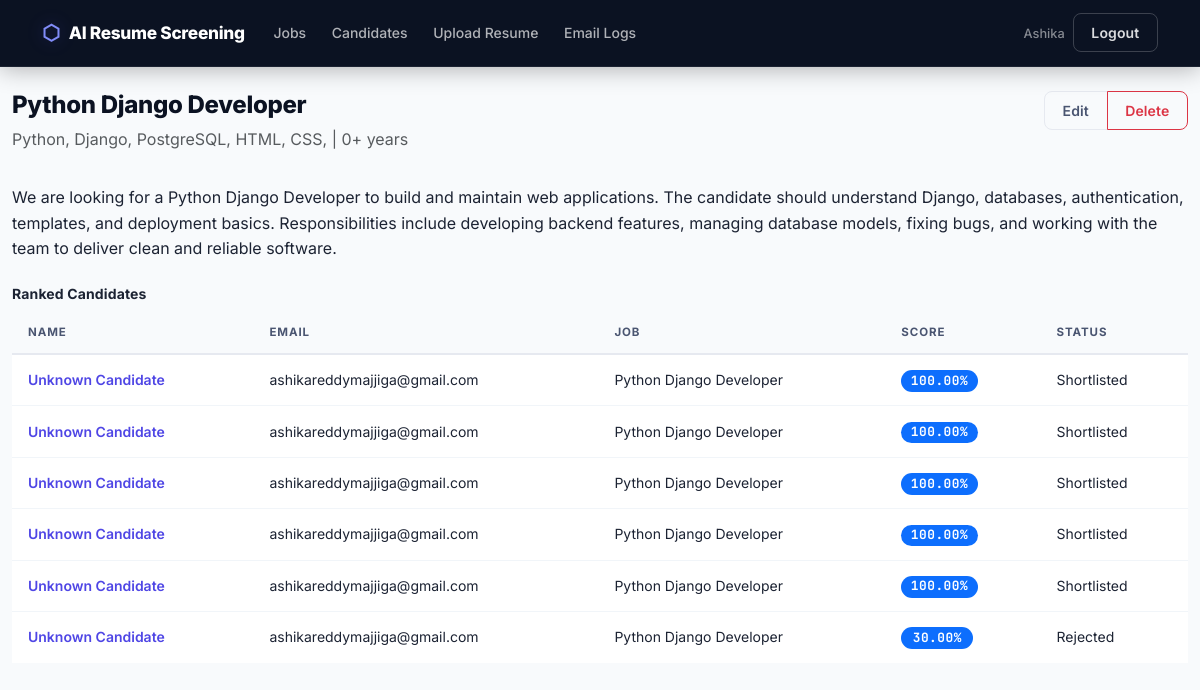
The page /jobs/1/ (signed in) on the database its author committed.
### accounts/models.py (models this page shows, shortened)
class User(AbstractUser):
    class Role(models.TextChoices):
        RECRUITER = "recruiter", "Recruiter"
        ADMIN = "admin", "Admin"
    role = models.CharField(max_length=20, choices=Role.choices, default=Role.RECRUITER)
    company_name = models.CharField(max_length=120, blank=True)

### recruiter/models.py (models this page shows, shortened)
class JobOpening(models.Model):
    recruiter = models.ForeignKey(settings.AUTH_USER_MODEL, on_delete=models.CASCADE, related_name="jobs")
    title = models.CharField(max_length=160)
    description = models.TextField()
    required_skills = models.TextField(help_text="Comma-separated skills such as Python, Django, SQL")
    minimum_experience = models.PositiveIntegerField(default=0, help_text="Minimum years of experience")
    shortlist_message = models.TextField(
        blank=True,
        help_text="Custom message for the shortlist email body. Leave blank to use the default message.",
    )
    is_active = models.BooleanField(default=True)
    created_at = models.DateTimeField(auto_now_add=True)
    updated_at = models.DateTimeField(auto_now=True)
    class Meta:
        ordering = ["-created_at"]

### resumes/models.py (models this page shows, shortened)
class Candidate(models.Model):
    class Status(models.TextChoices):
        REVIEW = "review", "Review"
        SHORTLISTED = "shortlisted", "Shortlisted"
        REJECTED = "rejected", "Rejected"
    job = models.ForeignKey(JobOpening, on_delete=models.CASCADE, related_name="candidates")
    resume = models.FileField(upload_to="resumes/%Y/%m/%d/")
    name = models.CharField(max_length=160, blank=True)
    email = models.EmailField(blank=True)
    skills = models.TextField(blank=True)
    experience_years = models.PositiveIntegerField(default=0)
    raw_text = models.TextField(blank=True)
    score = models.DecimalField(max_digits=5, decimal_places=2, default=0)
    status = models.CharField(max_length=20, choices=Status.choices, default=Status.REVIEW)
    uploaded_at = models.DateTimeField(auto_now_add=True)
    processed_at = models.DateTimeField(blank=True, null=True)
    class Meta:
        ordering = ["-score", "-uploaded_at"]
    def get_absolute_url(self):
        return reverse("resumes:candidate_detail", args=[self.pk])

### recruiter/views.py (the view)
# urls.py: path("<int:pk>/", views.job_detail, name="job_detail"),
@login_required
def job_detail(request, pk):
    job = get_object_or_404(JobOpening, pk=pk, recruiter=request.user)
    candidates = job.candidates.order_by("-score", "status")
    return render(request, "recruiter/job_detail.html", {"job": job, "candidates": candidates})

### templates/recruiter/job_detail.html (shortened to what this page needs)
{% extends "base.html" %}
{% block content %}
<div class="d-flex justify-content-between align-items-start mb-3">
    <div>
        <h1 class="h3">{{ job.title }}</h1>
        <p class="text-muted">{{ job.required_skills }} | {{ job.minimum_experience }}+ years</p>
    </div>
    <div class="btn-group">
        <a class="btn btn-outline-secondary" href="{% url 'recruiter:job_update' job.pk %}">Edit</a>
        <a class="btn btn-outline-danger" href="{% url 'recruiter:job_delete' job.pk %}">Delete</a>
    </div>
</div>
<p>{{ job.description }}</p>
<h2 class="h5 mt-4">Ranked Candidates</h2>
{% include "resumes/_candidate_table.html" with candidates=candidates %}
{% endblock %}

### templates/base.html (shortened to what this page needs)
{% load static %}
<!doctype html>
<html lang="en">
<head>
    <link href="https://cdn.jsdelivr.net/npm/bootstrap@5.3.3/dist/css/bootstrap.min.css" rel="stylesheet">
    <link href="{% static 'css/styles.css' %}" rel="stylesheet">
</head>
<body>
<nav class="navbar navbar-expand-lg navbar-dark">
    <div class="container">
        <a class="navbar-brand" href="{% url 'dashboard:home' %}">AI Resume Screening</a>
        <div class="collapse navbar-collapse" id="mainNav">
            <ul class="navbar-nav me-auto">
                {% if user.is_authenticated %}
                    <li class="nav-item"><a class="nav-link" href="{% url 'recruiter:job_list' %}">Jobs</a></li>
                    <li class="nav-item"><a class="nav-link" href="{% url 'resumes:candidate_list' %}">Candidates</a></li>
                    <li class="nav-item"><a class="nav-link" href="{% url 'resumes:resume_upload' %}">Upload Resume</a></li>
                    <li class="nav-item"><a class="nav-link" href="{% url 'resumes:email_log_list' %}">Email Logs</a></li>
                {% endif %}
            </ul>
            <ul class="navbar-nav align-items-center gap-2">
                {% if user.is_authenticated %}
                    <li class="nav-item">
                        <span class="navbar-text">{{ user.username }}</span>
                    </li>
                    <li class="nav-item">
                        <form method="post" action="{% url 'accounts:logout' %}">
                            <button class="btn btn-outline-light btn-sm">Logout</button>
                        </form>
                    </li>
                {% else %}
                    <li class="nav-item"><a class="nav-link" href="{% url 'accounts:login' %}">Login</a></li>
                    <li class="nav-item"><a class="btn btn-primary btn-sm" href="{% url 'accounts:register' %}">Register</a></li>
                {% endif %}
            </ul>
        </div>
    </div>
</nav>
<main class="container py-4">
    {% block content %}{% endblock %}
</main>
</body>
</html>

### templates/resumes/_candidate_table.html
<div class="table-responsive">
    <table class="table align-middle">
        <thead><tr><th>Name</th><th>Email</th><th>Job</th><th>Score</th><th>Status</th></tr></thead>
        <tbody>
        {% for candidate in candidates %}
            <tr>
                <td><a href="{{ candidate.get_absolute_url }}">{{ candidate.name|default:"Processing..." }}</a></td>
                <td>{{ candidate.email|default:"-" }}</td>
                <td>{{ candidate.job.title }}</td>
                <td><span class="badge text-bg-primary score-pill">{{ candidate.score }}%</span></td>
                <td>{{ candidate.get_status_display }}</td>
            </tr>
        {% empty %}
            <tr><td colspan="5" class="text-muted">No candidates found.</td></tr>
        {% endfor %}
        </tbody>
    </table>
</div>

### static/css/styles.css (style rules this page uses)
:root { --navy: #0b1222; --navy-mid: #161f38; --navy-soft: #232f54; --indigo: #4f46e5; --indigo-light:#818cf8; --indigo-glow: rgba(79, 70, 229, 0.35); --mint: #10b981; --mint-light: #34d399; --mint-glow: rgba(16, 185, 129, 0.3); --amber: #f59e0b; --rose: #f43f5e; --paper: #faf9f6; --white: #ffffff; --gray-50: #f8fafc; --gray-100: #f1f5f9; --gray-200: #e6e9f0; --gray-300: #cbd2e1; --gray-400: #94a3b8; --gray-600: #4a5571; --gray-800: #1c2333; --radius-sm: 8px; --radius-md: 14px; --radius-lg: 20px; --radius-xl: 28px; --shadow-sm: 0 1px 3px rgba(15,23,42,0.06), 0 1px 2px rgba(15,23,42,0.04); --shadow-md: 0 8px 24px rgba(15,23,42,0.10), 0 2px 8px rgba(15,23,42,0.05); --shadow-lg: 0 20px 50px rgba(15,23,42,0.16), 0 6px 16px rgba(15,23,42,0.08); --shadow-glow: 0 0 0 1px rgba(79,70,229,0.08), 0 12px 32px var(--indigo-glow); --ease: cubic-bezier(0.22, 1, 0.36, 1); }
*, *::before, *::after { box-sizing: border-box; }
html { scroll-behavior: smooth; }
body { font-family: 'Inter', system-ui, -apple-system, sans-serif; background: var(--gray-50); color: var(--gray-800); line-height: 1.6; min-height: 100vh; }
.navbar { background: var(--navy) !important; border-bottom: 1px solid rgba(255,255,255,0.07); padding: 0.7rem 0; position: sticky; top: 0; z-index: 1000; box-shadow: 0 2px 24px rgba(0,0,0,0.3); }
.navbar-brand { font-weight: 800; font-size: 1.08rem; letter-spacing: -0.3px; color: var(--white) !important; display: flex; align-items: center; gap: 0.55rem; }
.navbar-brand::before { content: "⬡"; color: var(--indigo-light); font-size: 1.3rem; filter: drop-shadow(0 0 8px var(--indigo-glow)); }
.navbar .nav-link { color: rgba(255,255,255,0.68) !important; font-weight: 500; font-size: 0.875rem; padding: 0.45rem 0.8rem !important; border-radius: var(--radius-sm); transition: all 0.18s var(--ease); position: relative; }
.navbar-text { color: rgba(255,255,255,0.5) !important; font-size: 0.8rem; font-weight: 500; }
.btn-outline-light { border-color: rgba(255,255,255,0.2) !important; color: rgba(255,255,255,0.85) !important; font-size: 0.8rem; padding: 0.32rem 0.85rem; border-radius: var(--radius-sm); transition: all 0.18s var(--ease); }
main.container { padding-top: 2rem; padding-bottom: 3rem; max-width: 1200px; }
.badge { font-weight: 600; font-size: 0.7rem; letter-spacing: 0.04em; padding: 0.35em 0.75em; border-radius: 999px; transition: transform 0.15s var(--ease); }
.btn { font-weight: 600; font-size: 0.875rem; border-radius: var(--radius-sm); padding: 0.5rem 1.1rem; transition: all 0.2s var(--ease); letter-spacing: 0.01em; }
.btn-outline-secondary { border-color: var(--gray-200); color: var(--gray-600); }
.table { font-size: 0.875rem; }
.table thead th { font-weight: 700; font-size: 0.72rem; text-transform: uppercase; letter-spacing: 0.08em; color: var(--gray-600); border-bottom: 2px solid var(--gray-200); padding: 0.75rem 1rem; background: var(--gray-50); }
.table tbody td { padding: 0.85rem 1rem; border-bottom: 1px solid var(--gray-100); vertical-align: middle; color: var(--gray-800); }
.table tbody tr { transition: background 0.15s var(--ease); }
.table tbody tr:last-child td { border-bottom: none; }
.table a { color: var(--indigo); font-weight: 600; text-decoration: none; }
h1.h3, h1.h4 { font-weight: 800; font-size: 1.5rem; color: var(--navy); letter-spacing: -0.3px; }
h2.h5 { font-weight: 700; font-size: 0.875rem; color: var(--gray-800); letter-spacing: 0.01em; }
.score-pill { min-width: 72px; font-family: 'JetBrains Mono', monospace; font-weight: 700; font-size: 0.8rem; text-align: center; }

### rows shown on the page
User: username "Ashika"
JobOpening: title "Python Django Developer", required_skills "Python, Django, PostgreSQL, HTML, CSS,", minimum_experience "0", description "We are looking for a Python Django Developer to build and maintain web applications. The candidate should understand Django, databases, authentication, templates, and deployment basics. Responsibilities include developing backend features, managing database models, fixing bugs, and working with the team to deliver clean and reliable software."
Candidate: name "Unknown Candidate", email "ashikareddymajjiga@gmail.com", job "Python Django Developer", score "100.00", status "Shortlisted"
Candidate: name "Unknown Candidate", email "ashikareddymajjiga@gmail.com", job "Python Django Developer", score "100.00", status "Shortlisted"
Candidate: name "Unknown Candidate", email "ashikareddymajjiga@gmail.com", job "Python Django Developer", score "100.00", status "Shortlisted"
Candidate: name "Unknown Candidate", email "ashikareddymajjiga@gmail.com", job "Python Django Developer", score "100.00", status "Shortlisted"
Candidate: name "Unknown Candidate", email "ashikareddymajjiga@gmail.com", job "Python Django Developer", score "100.00", status "Shortlisted"
Candidate: name "Unknown Candidate", email "ashikareddymajjiga@gmail.com", job "Python Django Developer", score "30.00", status "Rejected"
